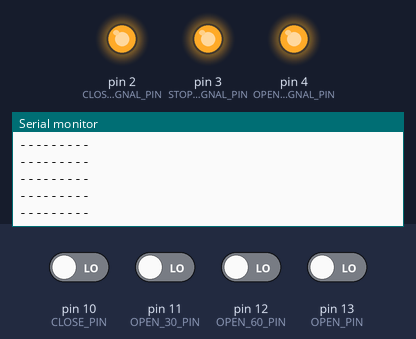
The sketch below on a simulated Arduino Uno, built with avr-gcc and run on an emulated ATmega328P. Parts: output pins drawn as LEDs (lit = HIGH), the last lines printed to the serial monitor. Inputs (shaded band) come from the test bench; at power-on: pin 10 (CLOSE_PIN), pin 11 (OPEN_30_PIN), pin 12 (OPEN_60_PIN), pin 13 (OPEN_PIN) LOW.

Above: at 1.3 s.
1.4 s: pin 10 (CLOSE_PIN) driven HIGH
At 2.0 s:
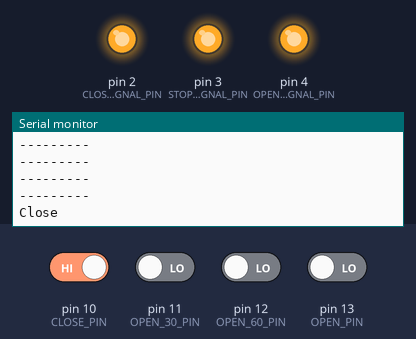
3.0 s: pin 11 (OPEN_30_PIN) driven HIGH
At 4.2 s:
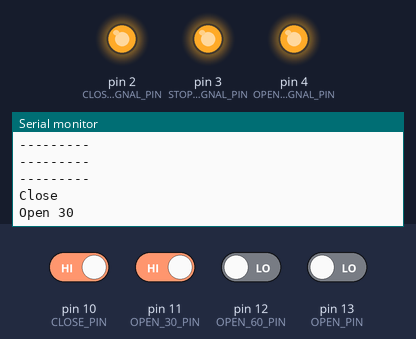
4.5 s: pin 13 (OPEN_PIN) driven HIGH
At 5.5 s:
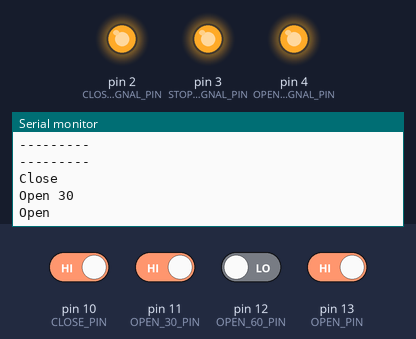

The sketch:

GerkonTester.ino
```cpp
#define OPEN_PIN 13
#define OPEN_60_PIN 12
#define OPEN_30_PIN 11
#define CLOSE_PIN 10

#define OPEN_SIGNAL_PIN 4
#define STOP_SIGNAL_PIN 3
#define CLOSE_SIGNAL_PIN 2

int gableState = 0;

// the setup routine runs once when you press reset:
void setup() {
  // initialize serial communication at 9600 bits per second:
  Serial.begin(9600);
  pinMode(OPEN_PIN, INPUT);
  pinMode(OPEN_60_PIN, INPUT);
  pinMode(OPEN_30_PIN, INPUT);
  pinMode(CLOSE_PIN, INPUT);
   pinMode(OPEN_SIGNAL_PIN, OUTPUT);
  digitalWrite(OPEN_SIGNAL_PIN, HIGH);
  pinMode(STOP_SIGNAL_PIN, OUTPUT);
  digitalWrite(STOP_SIGNAL_PIN, HIGH);
  pinMode(CLOSE_SIGNAL_PIN, OUTPUT);
  digitalWrite(CLOSE_SIGNAL_PIN, HIGH);
}

// the loop routine runs over and over again forever:
void loop() {
  // send pin state
  if(digitalRead(OPEN_PIN) > 0) {
    if(gableState != 100){
      gableState = 100;
      Serial.println("Open");
    }
  } else if(digitalRead(OPEN_60_PIN) > 0) {
    if(gableState != 60){
      gableState = 60;
      Serial.println("Open 60");
    }
  } else if(digitalRead(OPEN_30_PIN) > 0) {
    if(gableState != 30){
      gableState = 30;
      Serial.println("Open 30");
    }
  } else if(digitalRead(CLOSE_PIN) > 0) {
    if(gableState != 0){
      gableState = 0;
      Serial.println("Close");
    }
  } else {
    Serial.println("---------");
    gableState = -1;
  }
  delay(250);        // delay in between reads for stability
}
```

Measured:
- after the input at 1.4 s, the serial monitor: prints a new line after 0.10 s (image 1)
- after the input at 3.0 s, the serial monitor: prints a new line at once (image 2)
- after the input at 4.5 s, the serial monitor: prints a new line at once (image 3)
